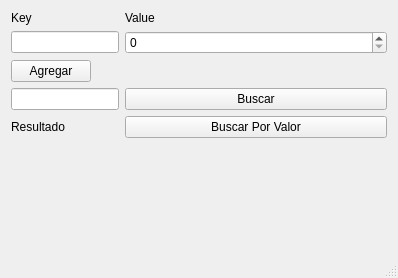
<?xml version="1.0" encoding="UTF-8"?>
<ui version="4.0">
 <class>MainWindow</class>
 <widget class="QMainWindow" name="MainWindow">
  <property name="geometry">
   <rect>
    <x>0</x>
    <y>0</y>
    <width>398</width>
    <height>278</height>
   </rect>
  </property>
  <property name="windowTitle">
   <string>MainWindow</string>
  </property>
  <widget class="QWidget" name="centralWidget">
   <layout class="QFormLayout" name="formLayout">
    <item row="0" column="0">
     <widget class="QLabel" name="label">
      <property name="text">
       <string>Key</string>
      </property>
     </widget>
    </item>
    <item row="0" column="1">
     <widget class="QLabel" name="label_2">
      <property name="text">
       <string>Value</string>
      </property>
     </widget>
    </item>
    <item row="1" column="0">
     <widget class="QLineEdit" name="lineEdit"/>
    </item>
    <item row="1" column="1">
     <widget class="QSpinBox" name="spinBox"/>
    </item>
    <item row="2" column="0">
     <widget class="QPushButton" name="pushButton">
      <property name="text">
       <string>Agregar</string>
      </property>
     </widget>
    </item>
    <item row="3" column="0">
     <widget class="QLineEdit" name="lineEdit_2"/>
    </item>
    <item row="3" column="1">
     <widget class="QPushButton" name="pushButton_2">
      <property name="text">
       <string>Buscar</string>
      </property>
     </widget>
    </item>
    <item row="4" column="0">
     <widget class="QLabel" name="label_3">
      <property name="text">
       <string>Resultado</string>
      </property>
     </widget>
    </item>
    <item row="4" column="1">
     <widget class="QPushButton" name="pushButton_3">
      <property name="text">
       <string>Buscar Por Valor</string>
      </property>
     </widget>
    </item>
   </layout>
  </widget>
  <widget class="QStatusBar" name="statusBar"/>
 </widget>
 <layoutdefault spacing="6" margin="11"/>
 <resources/>
 <connections/>
</ui>
